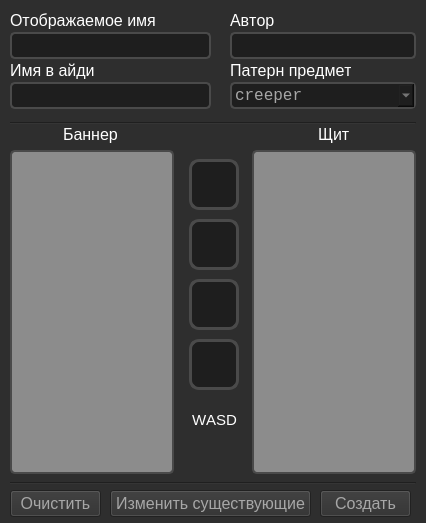
<?xml version="1.0" encoding="UTF-8"?>
<ui version="4.0">
 <class>Form</class>
 <widget class="QWidget" name="Form">
  <property name="geometry">
   <rect>
    <x>0</x>
    <y>0</y>
    <width>426</width>
    <height>523</height>
   </rect>
  </property>
  <property name="font">
   <font>
    <stylestrategy>PreferAntialias</stylestrategy>
   </font>
  </property>
  <property name="windowTitle">
   <string>BanAdder</string>
  </property>
  <property name="windowIcon">
   <iconset>
    <normaloff>Icons/icon.png</normaloff>Icons/icon.png</iconset>
  </property>
  <property name="whatsThis">
   <string/>
  </property>
  <property name="styleSheet">
   <string notr="true">background-color: rgb(46, 46, 46);
color: rgb(167, 167, 167);</string>
  </property>
  <widget class="QLabel" name="label_2">
   <property name="geometry">
    <rect>
     <x>10</x>
     <y>60</y>
     <width>91</width>
     <height>20</height>
    </rect>
   </property>
   <property name="font">
    <font>
     <pointsize>12</pointsize>
     <stylestrategy>PreferDefault</stylestrategy>
     <kerning>false</kerning>
    </font>
   </property>
   <property name="styleSheet">
    <string notr="true">color: rgb(255, 255, 255);</string>
   </property>
   <property name="text">
    <string>Имя в айди</string>
   </property>
  </widget>
  <widget class="QLineEdit" name="id_name">
   <property name="geometry">
    <rect>
     <x>10</x>
     <y>82</y>
     <width>201</width>
     <height>27</height>
    </rect>
   </property>
   <property name="font">
    <font>
     <family>Consolas</family>
     <pointsize>12</pointsize>
     <stylestrategy>PreferDefault</stylestrategy>
    </font>
   </property>
   <property name="acceptDrops">
    <bool>false</bool>
   </property>
   <property name="styleSheet">
    <string notr="true">background-color: rgb(30, 30, 30);
color: rgb(167, 167, 167);
border-radius: 5px;
border: 2px solid  rgb(74, 74, 74);</string>
   </property>
   <property name="text">
    <string/>
   </property>
  </widget>
  <widget class="QLineEdit" name="display_name">
   <property name="geometry">
    <rect>
     <x>10</x>
     <y>32</y>
     <width>201</width>
     <height>27</height>
    </rect>
   </property>
   <property name="font">
    <font>
     <family>Consolas</family>
     <pointsize>12</pointsize>
     <stylestrategy>PreferDefault</stylestrategy>
    </font>
   </property>
   <property name="acceptDrops">
    <bool>false</bool>
   </property>
   <property name="styleSheet">
    <string notr="true">background-color: rgb(30, 30, 30);
color: rgb(167, 167, 167);
border-radius: 5px;
border: 2px solid  rgb(74, 74, 74);</string>
   </property>
   <property name="text">
    <string/>
   </property>
  </widget>
  <widget class="QLabel" name="label">
   <property name="geometry">
    <rect>
     <x>10</x>
     <y>10</y>
     <width>161</width>
     <height>21</height>
    </rect>
   </property>
   <property name="font">
    <font>
     <pointsize>12</pointsize>
     <stylestrategy>PreferDefault</stylestrategy>
     <kerning>false</kerning>
    </font>
   </property>
   <property name="styleSheet">
    <string notr="true">color: rgb(255, 255, 255);</string>
   </property>
   <property name="text">
    <string>Отображаемое имя</string>
   </property>
  </widget>
  <widget class="QPushButton" name="button_clear">
   <property name="geometry">
    <rect>
     <x>10</x>
     <y>490</y>
     <width>91</width>
     <height>27</height>
    </rect>
   </property>
   <property name="font">
    <font>
     <pointsize>12</pointsize>
     <stylestrategy>PreferDefault</stylestrategy>
    </font>
   </property>
   <property name="cursor">
    <cursorShape>PointingHandCursor</cursorShape>
   </property>
   <property name="styleSheet">
    <string notr="true">background-color: rgb(30, 30, 30);
border-radius: 5px;
border: 2px solid  rgb(74, 74, 74);
QToolTip { 
                           background-color: rgb(30, 30, 30);
							color: rgb(167, 167, 167);
							border-radius: 5px;
							border: 2px solid  rgb(74, 74, 74);
                           }</string>
   </property>
   <property name="text">
    <string>Очистить</string>
   </property>
  </widget>
  <widget class="QPushButton" name="button_create">
   <property name="enabled">
    <bool>true</bool>
   </property>
   <property name="geometry">
    <rect>
     <x>320</x>
     <y>490</y>
     <width>91</width>
     <height>27</height>
    </rect>
   </property>
   <property name="font">
    <font>
     <pointsize>12</pointsize>
     <stylestrategy>PreferDefault</stylestrategy>
    </font>
   </property>
   <property name="cursor">
    <cursorShape>PointingHandCursor</cursorShape>
   </property>
   <property name="styleSheet">
    <string notr="true">background-color: rgb(30, 30, 30);
border-radius: 5px;
border: 2px solid  rgb(74, 74, 74);
QToolTip { 
                           background-color: rgb(30, 30, 30);
							color: rgb(167, 167, 167);
							border-radius: 5px;
							border: 2px solid  rgb(74, 74, 74);
                           }</string>
   </property>
   <property name="text">
    <string>Создать</string>
   </property>
  </widget>
  <widget class="QPushButton" name="maket_banner">
   <property name="geometry">
    <rect>
     <x>10</x>
     <y>150</y>
     <width>164</width>
     <height>324</height>
    </rect>
   </property>
   <property name="font">
    <font>
     <pointsize>12</pointsize>
     <stylestrategy>PreferDefault</stylestrategy>
    </font>
   </property>
   <property name="cursor">
    <cursorShape>PointingHandCursor</cursorShape>
   </property>
   <property name="styleSheet">
    <string notr="true">background-color: rgb(140, 140, 140);
border-radius: 5px;
border: 2px solid  rgb(74, 74, 74);</string>
   </property>
   <property name="text">
    <string/>
   </property>
   <property name="iconSize">
    <size>
     <width>160</width>
     <height>320</height>
    </size>
   </property>
  </widget>
  <widget class="QPushButton" name="maket_shield">
   <property name="geometry">
    <rect>
     <x>252</x>
     <y>150</y>
     <width>164</width>
     <height>324</height>
    </rect>
   </property>
   <property name="font">
    <font>
     <pointsize>12</pointsize>
     <stylestrategy>PreferDefault</stylestrategy>
    </font>
   </property>
   <property name="cursor">
    <cursorShape>PointingHandCursor</cursorShape>
   </property>
   <property name="styleSheet">
    <string notr="true">background-color: rgb(140, 140, 140);
border-radius: 5px;
border: 2px solid  rgb(74, 74, 74);</string>
   </property>
   <property name="text">
    <string/>
   </property>
   <property name="iconSize">
    <size>
     <width>160</width>
     <height>320</height>
    </size>
   </property>
  </widget>
  <widget class="QLabel" name="label_4">
   <property name="geometry">
    <rect>
     <x>63</x>
     <y>124</y>
     <width>61</width>
     <height>20</height>
    </rect>
   </property>
   <property name="font">
    <font>
     <pointsize>12</pointsize>
     <stylestrategy>PreferDefault</stylestrategy>
     <kerning>false</kerning>
    </font>
   </property>
   <property name="styleSheet">
    <string notr="true">color: rgb(255, 255, 255);</string>
   </property>
   <property name="text">
    <string>Баннер</string>
   </property>
  </widget>
  <widget class="QLabel" name="label_5">
   <property name="geometry">
    <rect>
     <x>318</x>
     <y>124</y>
     <width>31</width>
     <height>20</height>
    </rect>
   </property>
   <property name="font">
    <font>
     <pointsize>12</pointsize>
     <stylestrategy>PreferDefault</stylestrategy>
     <kerning>false</kerning>
    </font>
   </property>
   <property name="styleSheet">
    <string notr="true">color: rgb(255, 255, 255);</string>
   </property>
   <property name="text">
    <string>Щит</string>
   </property>
  </widget>
  <widget class="QComboBox" name="pattern_item">
   <property name="geometry">
    <rect>
     <x>230</x>
     <y>82</y>
     <width>186</width>
     <height>27</height>
    </rect>
   </property>
   <property name="font">
    <font>
     <family>Consolas</family>
     <pointsize>12</pointsize>
     <stylestrategy>PreferAntialias</stylestrategy>
    </font>
   </property>
   <property name="cursor">
    <cursorShape>PointingHandCursor</cursorShape>
   </property>
   <property name="styleSheet">
    <string notr="true">background-color: rgb(30, 30, 30);
color: rgb(167, 167, 167);
border-radius: 5px;
border: 2px solid  rgb(74, 74, 74);</string>
   </property>
   <property name="editable">
    <bool>false</bool>
   </property>
   <property name="currentText">
    <string>creeper</string>
   </property>
   <property name="currentIndex">
    <number>0</number>
   </property>
   <property name="maxVisibleItems">
    <number>20</number>
   </property>
   <item>
    <property name="text">
     <string>creeper</string>
    </property>
   </item>
   <item>
    <property name="text">
     <string>flower</string>
    </property>
   </item>
   <item>
    <property name="text">
     <string>globe</string>
    </property>
   </item>
   <item>
    <property name="text">
     <string>mojang</string>
    </property>
   </item>
   <item>
    <property name="text">
     <string>piglin</string>
    </property>
   </item>
   <item>
    <property name="text">
     <string>skull</string>
    </property>
   </item>
  </widget>
  <widget class="QPushButton" name="button_move_up">
   <property name="enabled">
    <bool>true</bool>
   </property>
   <property name="geometry">
    <rect>
     <x>189</x>
     <y>159</y>
     <width>50</width>
     <height>51</height>
    </rect>
   </property>
   <property name="font">
    <font>
     <pointsize>47</pointsize>
     <stylestrategy>PreferDefault</stylestrategy>
     <kerning>true</kerning>
    </font>
   </property>
   <property name="cursor">
    <cursorShape>PointingHandCursor</cursorShape>
   </property>
   <property name="toolTip">
    <string/>
   </property>
   <property name="styleSheet">
    <string notr="true">background-color: rgb(30, 30, 30);
border: 3px solid  rgb(74, 74, 74);
border-radius: 10px;</string>
   </property>
   <property name="text">
    <string/>
   </property>
   <property name="icon">
    <iconset>
     <normaloff>Icons/arrow_up.png</normaloff>Icons/arrow_up.png</iconset>
   </property>
   <property name="iconSize">
    <size>
     <width>37</width>
     <height>43</height>
    </size>
   </property>
  </widget>
  <widget class="QLabel" name="label_9">
   <property name="geometry">
    <rect>
     <x>192</x>
     <y>410</y>
     <width>50</width>
     <height>20</height>
    </rect>
   </property>
   <property name="font">
    <font>
     <pointsize>11</pointsize>
     <stylestrategy>PreferDefault</stylestrategy>
     <kerning>false</kerning>
    </font>
   </property>
   <property name="styleSheet">
    <string notr="true">color: rgb(255, 255, 255);</string>
   </property>
   <property name="text">
    <string>WASD</string>
   </property>
  </widget>
  <widget class="QPushButton" name="button_move_down">
   <property name="enabled">
    <bool>true</bool>
   </property>
   <property name="geometry">
    <rect>
     <x>189</x>
     <y>219</y>
     <width>50</width>
     <height>51</height>
    </rect>
   </property>
   <property name="font">
    <font>
     <pointsize>47</pointsize>
     <stylestrategy>PreferDefault</stylestrategy>
     <kerning>true</kerning>
    </font>
   </property>
   <property name="cursor">
    <cursorShape>PointingHandCursor</cursorShape>
   </property>
   <property name="toolTip">
    <string/>
   </property>
   <property name="styleSheet">
    <string notr="true">background-color: rgb(30, 30, 30);
border: 3px solid  rgb(74, 74, 74);
border-radius: 10px;</string>
   </property>
   <property name="text">
    <string/>
   </property>
   <property name="icon">
    <iconset>
     <normaloff>Icons/arrow_down.png</normaloff>Icons/arrow_down.png</iconset>
   </property>
   <property name="iconSize">
    <size>
     <width>37</width>
     <height>43</height>
    </size>
   </property>
  </widget>
  <widget class="QPushButton" name="button_move_left">
   <property name="enabled">
    <bool>true</bool>
   </property>
   <property name="geometry">
    <rect>
     <x>189</x>
     <y>279</y>
     <width>50</width>
     <height>51</height>
    </rect>
   </property>
   <property name="font">
    <font>
     <pointsize>47</pointsize>
     <stylestrategy>PreferDefault</stylestrategy>
     <kerning>true</kerning>
    </font>
   </property>
   <property name="cursor">
    <cursorShape>PointingHandCursor</cursorShape>
   </property>
   <property name="toolTip">
    <string/>
   </property>
   <property name="styleSheet">
    <string notr="true">background-color: rgb(30, 30, 30);
border: 3px solid  rgb(74, 74, 74);
border-radius: 10px;</string>
   </property>
   <property name="text">
    <string/>
   </property>
   <property name="icon">
    <iconset>
     <normaloff>Icons/arrow_left.png</normaloff>Icons/arrow_left.png</iconset>
   </property>
   <property name="iconSize">
    <size>
     <width>37</width>
     <height>43</height>
    </size>
   </property>
  </widget>
  <widget class="QPushButton" name="button_move_right">
   <property name="enabled">
    <bool>true</bool>
   </property>
   <property name="geometry">
    <rect>
     <x>189</x>
     <y>339</y>
     <width>50</width>
     <height>51</height>
    </rect>
   </property>
   <property name="font">
    <font>
     <pointsize>47</pointsize>
     <stylestrategy>PreferDefault</stylestrategy>
     <kerning>true</kerning>
    </font>
   </property>
   <property name="cursor">
    <cursorShape>PointingHandCursor</cursorShape>
   </property>
   <property name="toolTip">
    <string/>
   </property>
   <property name="styleSheet">
    <string notr="true">background-color: rgb(30, 30, 30);
border: 3px solid  rgb(74, 74, 74);
border-radius: 10px;</string>
   </property>
   <property name="text">
    <string/>
   </property>
   <property name="icon">
    <iconset>
     <normaloff>Icons/arrow_right.png</normaloff>Icons/arrow_right.png</iconset>
   </property>
   <property name="iconSize">
    <size>
     <width>37</width>
     <height>43</height>
    </size>
   </property>
  </widget>
  <widget class="Line" name="line_6">
   <property name="geometry">
    <rect>
     <x>10</x>
     <y>115</y>
     <width>406</width>
     <height>16</height>
    </rect>
   </property>
   <property name="font">
    <font>
     <pointsize>12</pointsize>
     <stylestrategy>PreferDefault</stylestrategy>
    </font>
   </property>
   <property name="styleSheet">
    <string notr="true">color: rgb(255, 255, 255);</string>
   </property>
   <property name="orientation">
    <enum>Qt::Horizontal</enum>
   </property>
  </widget>
  <widget class="QLineEdit" name="author">
   <property name="geometry">
    <rect>
     <x>230</x>
     <y>32</y>
     <width>186</width>
     <height>27</height>
    </rect>
   </property>
   <property name="font">
    <font>
     <family>Consolas</family>
     <pointsize>12</pointsize>
     <stylestrategy>PreferDefault</stylestrategy>
    </font>
   </property>
   <property name="acceptDrops">
    <bool>false</bool>
   </property>
   <property name="styleSheet">
    <string notr="true">background-color: rgb(30, 30, 30);
color: rgb(167, 167, 167);
border-radius: 5px;
border: 2px solid  rgb(74, 74, 74);</string>
   </property>
   <property name="text">
    <string/>
   </property>
  </widget>
  <widget class="QLabel" name="label_10">
   <property name="geometry">
    <rect>
     <x>230</x>
     <y>10</y>
     <width>51</width>
     <height>20</height>
    </rect>
   </property>
   <property name="font">
    <font>
     <pointsize>12</pointsize>
     <stylestrategy>PreferDefault</stylestrategy>
     <kerning>false</kerning>
    </font>
   </property>
   <property name="styleSheet">
    <string notr="true">color: rgb(255, 255, 255);</string>
   </property>
   <property name="text">
    <string>Автор</string>
   </property>
  </widget>
  <widget class="Line" name="line_8">
   <property name="geometry">
    <rect>
     <x>10</x>
     <y>477</y>
     <width>406</width>
     <height>12</height>
    </rect>
   </property>
   <property name="font">
    <font>
     <pointsize>12</pointsize>
     <stylestrategy>PreferDefault</stylestrategy>
    </font>
   </property>
   <property name="cursor">
    <cursorShape>ArrowCursor</cursorShape>
   </property>
   <property name="styleSheet">
    <string notr="true">color: rgb(255, 255, 255);</string>
   </property>
   <property name="orientation">
    <enum>Qt::Horizontal</enum>
   </property>
  </widget>
  <widget class="QPushButton" name="button_edit_previous">
   <property name="enabled">
    <bool>true</bool>
   </property>
   <property name="geometry">
    <rect>
     <x>110</x>
     <y>490</y>
     <width>201</width>
     <height>27</height>
    </rect>
   </property>
   <property name="font">
    <font>
     <pointsize>12</pointsize>
     <stylestrategy>PreferDefault</stylestrategy>
    </font>
   </property>
   <property name="cursor">
    <cursorShape>PointingHandCursor</cursorShape>
   </property>
   <property name="styleSheet">
    <string notr="true">background-color: rgb(30, 30, 30);
border-radius: 5px;
border: 2px solid  rgb(74, 74, 74);
QToolTip { 
                           background-color: rgb(30, 30, 30);
							color: rgb(167, 167, 167);
							border-radius: 5px;
							border: 2px solid  rgb(74, 74, 74);
                           }</string>
   </property>
   <property name="text">
    <string>Изменить существующие</string>
   </property>
  </widget>
  <widget class="QLabel" name="label_3">
   <property name="geometry">
    <rect>
     <x>230</x>
     <y>60</y>
     <width>121</width>
     <height>20</height>
    </rect>
   </property>
   <property name="font">
    <font>
     <pointsize>12</pointsize>
     <stylestrategy>PreferDefault</stylestrategy>
     <kerning>false</kerning>
    </font>
   </property>
   <property name="styleSheet">
    <string notr="true">color: rgb(255, 255, 255);</string>
   </property>
   <property name="text">
    <string>Патерн предмет</string>
   </property>
  </widget>
  <widget class="QPushButton" name="about_dispaly_name">
   <property name="enabled">
    <bool>true</bool>
   </property>
   <property name="geometry">
    <rect>
     <x>156</x>
     <y>11</y>
     <width>21</width>
     <height>21</height>
    </rect>
   </property>
   <property name="font">
    <font>
     <pointsize>12</pointsize>
     <stylestrategy>PreferDefault</stylestrategy>
    </font>
   </property>
   <property name="cursor">
    <cursorShape>WhatsThisCursor</cursorShape>
   </property>
   <property name="toolTip">
    <string>&lt;html&gt;&lt;head/&gt;&lt;body&gt;&lt;p&gt;Имя, которым будет называться патерн. Имя, которое будут видеть игроки&lt;/p&gt;&lt;p&gt;С поддержкой юникод символов!&lt;/p&gt;&lt;p&gt;&lt;br/&gt;Оставьте пустым, если вам не нужно редактировать фалы, в которых используется этот параметр!&lt;/p&gt;&lt;/body&gt;&lt;/html&gt;</string>
   </property>
   <property name="styleSheet">
    <string notr="true">QToolTip {color: black}
</string>
   </property>
   <property name="text">
    <string/>
   </property>
   <property name="icon">
    <iconset>
     <normaloff>../../../Kostumator3000_(PyQT6)/program/button_about.png</normaloff>../../../Kostumator3000_(PyQT6)/program/button_about.png</iconset>
   </property>
   <property name="checkable">
    <bool>false</bool>
   </property>
   <property name="flat">
    <bool>true</bool>
   </property>
  </widget>
  <widget class="QPushButton" name="about_dispaly_name_2">
   <property name="enabled">
    <bool>true</bool>
   </property>
   <property name="geometry">
    <rect>
     <x>96</x>
     <y>62</y>
     <width>21</width>
     <height>21</height>
    </rect>
   </property>
   <property name="font">
    <font>
     <pointsize>12</pointsize>
     <stylestrategy>PreferDefault</stylestrategy>
    </font>
   </property>
   <property name="cursor">
    <cursorShape>WhatsThisCursor</cursorShape>
   </property>
   <property name="toolTip">
    <string>&lt;html&gt;&lt;head/&gt;&lt;body&gt;&lt;p&gt;Имя, которое будет использоваться в ключах/айди.&lt;br/&gt;Может состоять только из маленьких букв английского алфавита и нижних подчеркиваний.&lt;/p&gt;&lt;p&gt;Оставьте пустым, если вам не нужно редактировать фалы, в которых используется этот параметр!&lt;/p&gt;&lt;/body&gt;&lt;/html&gt;</string>
   </property>
   <property name="styleSheet">
    <string notr="true">QToolTip {color: black}
</string>
   </property>
   <property name="text">
    <string/>
   </property>
   <property name="icon">
    <iconset>
     <normaloff>../../../Kostumator3000_(PyQT6)/program/button_about.png</normaloff>../../../Kostumator3000_(PyQT6)/program/button_about.png</iconset>
   </property>
   <property name="checkable">
    <bool>false</bool>
   </property>
   <property name="flat">
    <bool>true</bool>
   </property>
  </widget>
  <widget class="QPushButton" name="about_dispaly_name_3">
   <property name="enabled">
    <bool>true</bool>
   </property>
   <property name="geometry">
    <rect>
     <x>351</x>
     <y>61</y>
     <width>21</width>
     <height>21</height>
    </rect>
   </property>
   <property name="font">
    <font>
     <pointsize>12</pointsize>
     <stylestrategy>PreferDefault</stylestrategy>
    </font>
   </property>
   <property name="cursor">
    <cursorShape>WhatsThisCursor</cursorShape>
   </property>
   <property name="toolTip">
    <string>&lt;html&gt;&lt;head/&gt;&lt;body&gt;&lt;p&gt;Какой предмет будет испльзоваться для иконки патерна (не точно!)&lt;/p&gt;&lt;/body&gt;&lt;/html&gt;</string>
   </property>
   <property name="styleSheet">
    <string notr="true">QToolTip {color: black}
</string>
   </property>
   <property name="text">
    <string/>
   </property>
   <property name="icon">
    <iconset>
     <normaloff>../../../Kostumator3000_(PyQT6)/program/button_about.png</normaloff>../../../Kostumator3000_(PyQT6)/program/button_about.png</iconset>
   </property>
   <property name="checkable">
    <bool>false</bool>
   </property>
   <property name="flat">
    <bool>true</bool>
   </property>
  </widget>
  <widget class="QPushButton" name="about_dispaly_name_4">
   <property name="enabled">
    <bool>true</bool>
   </property>
   <property name="geometry">
    <rect>
     <x>278</x>
     <y>11</y>
     <width>21</width>
     <height>21</height>
    </rect>
   </property>
   <property name="font">
    <font>
     <pointsize>12</pointsize>
     <stylestrategy>PreferDefault</stylestrategy>
    </font>
   </property>
   <property name="cursor">
    <cursorShape>WhatsThisCursor</cursorShape>
   </property>
   <property name="toolTip">
    <string>&lt;html&gt;&lt;head/&gt;&lt;body&gt;&lt;p&gt;Автор патерна&lt;/p&gt;&lt;p&gt;Оставьте пустым, если вам не нужно редактировать фалы, в которых используется этот параметр!&lt;/p&gt;&lt;/body&gt;&lt;/html&gt;</string>
   </property>
   <property name="styleSheet">
    <string notr="true">QToolTip {color: black}
</string>
   </property>
   <property name="text">
    <string/>
   </property>
   <property name="icon">
    <iconset>
     <normaloff>../../../Kostumator3000_(PyQT6)/program/button_about.png</normaloff>../../../Kostumator3000_(PyQT6)/program/button_about.png</iconset>
   </property>
   <property name="checkable">
    <bool>false</bool>
   </property>
   <property name="flat">
    <bool>true</bool>
   </property>
  </widget>
  <widget class="QPushButton" name="about_dispaly_name_5">
   <property name="enabled">
    <bool>true</bool>
   </property>
   <property name="geometry">
    <rect>
     <x>204</x>
     <y>442</y>
     <width>21</width>
     <height>21</height>
    </rect>
   </property>
   <property name="font">
    <font>
     <pointsize>12</pointsize>
     <stylestrategy>PreferDefault</stylestrategy>
    </font>
   </property>
   <property name="cursor">
    <cursorShape>WhatsThisCursor</cursorShape>
   </property>
   <property name="toolTip">
    <string>&lt;html&gt;&lt;head/&gt;&lt;body&gt;&lt;p&gt;Управление патернами. &lt;br/&gt;Вы можете выбирать, какой патерн двигать. Желтое выделение значит, что этот патерн выбран и будет сдвинут при нажатии стрелочек на экране, или клавиш WASD&lt;/p&gt;&lt;p&gt;Оставьте пустыми, если вам не нужно создавать новые текстуры!&lt;/p&gt;&lt;/body&gt;&lt;/html&gt;</string>
   </property>
   <property name="styleSheet">
    <string notr="true">QToolTip {color: black}
</string>
   </property>
   <property name="text">
    <string/>
   </property>
   <property name="icon">
    <iconset>
     <normaloff>../../../Kostumator3000_(PyQT6)/program/button_about.png</normaloff>../../../Kostumator3000_(PyQT6)/program/button_about.png</iconset>
   </property>
   <property name="checkable">
    <bool>false</bool>
   </property>
   <property name="flat">
    <bool>true</bool>
   </property>
  </widget>
  <zorder>display_name</zorder>
  <zorder>label_2</zorder>
  <zorder>id_name</zorder>
  <zorder>label</zorder>
  <zorder>button_clear</zorder>
  <zorder>button_create</zorder>
  <zorder>pattern_item</zorder>
  <zorder>line_6</zorder>
  <zorder>author</zorder>
  <zorder>label_10</zorder>
  <zorder>line_8</zorder>
  <zorder>button_move_left</zorder>
  <zorder>label_5</zorder>
  <zorder>maket_banner</zorder>
  <zorder>button_move_up</zorder>
  <zorder>button_move_down</zorder>
  <zorder>label_9</zorder>
  <zorder>button_move_right</zorder>
  <zorder>maket_shield</zorder>
  <zorder>label_4</zorder>
  <zorder>button_edit_previous</zorder>
  <zorder>label_3</zorder>
  <zorder>about_dispaly_name</zorder>
  <zorder>about_dispaly_name_2</zorder>
  <zorder>about_dispaly_name_3</zorder>
  <zorder>about_dispaly_name_4</zorder>
  <zorder>about_dispaly_name_5</zorder>
 </widget>
 <tabstops>
  <tabstop>display_name</tabstop>
  <tabstop>button_clear</tabstop>
  <tabstop>button_create</tabstop>
  <tabstop>id_name</tabstop>
 </tabstops>
 <resources/>
 <connections/>
</ui>
